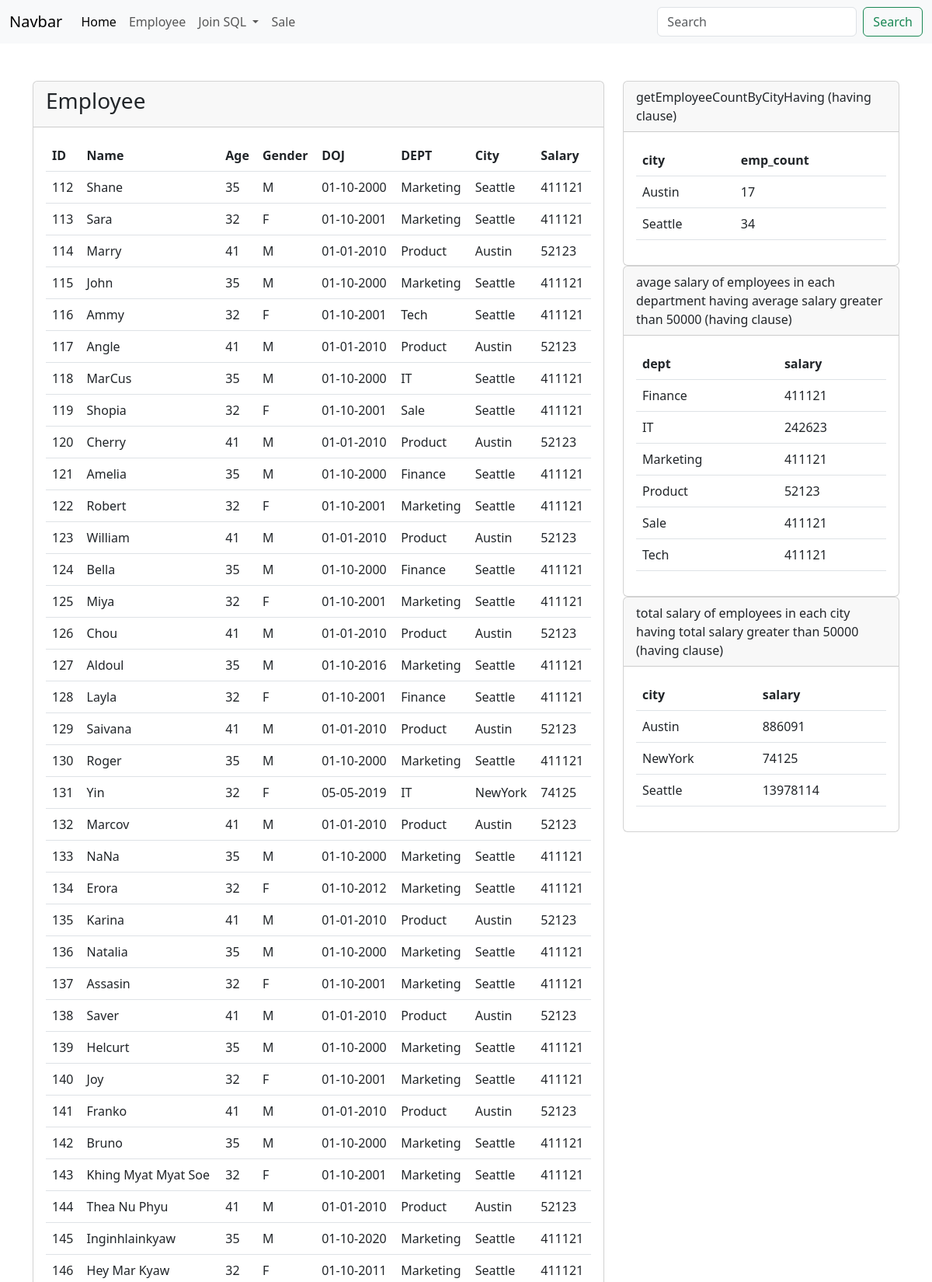
The app's page /employee_index.php (upper part) with its own data.
### tables this page shows
create table employees(emp_id int, emp_name varchar(50), age int, gender char(1), doj date, dept varchar(50), city varchar(50), salary float);

### src/Libs/Databases/DatabaseConnect.php (called while the page is built, shortened)
<?php
class DatabaseConnect
{
	private $dbhost;
	private $dbuser;
	private $dbname;
	private $dbpass;
	public function __construct(
		$dbhost = "localhost",
		$dbuser = "root",
		$dbname = "amk_test",
		$dbpass = "",
	)
 {
		$this->dbhost = $dbhost;
		$this->dbuser = $dbuser;
		$this->dbname = $dbname;
		$this->dbpass = $dbpass;
	}
	public function connect()
	{
		try {
			$this->db = new PDO(
				"mysql:host=$this->dbhost;dbname=$this->dbname",
				$this->dbuser,
				$this->dbpass,
				[
					PDO::ATTR_ERRMODE => PDO::ERRMODE_EXCEPTION,
					PDO::ATTR_DEFAULT_FETCH_MODE => PDO::FETCH_OBJ,
				]
			);
			return $this->db;
		} catch (PDOException $e) {
			return $e->getMessage();
		}
	}
}

### src/Libs/Databases/Employee.php (called while the page is built, shortened)
<?php
class Employee
{
 private $db = null;
 public function __construct($db)
 {
  $this->db = $db->connect();
 }
 public function getEmployees()
 {
 try{
  $sql = "SELECT * FROM employees";
  $stmt = $this->db->prepare($sql);
  $stmt->execute();
  $result = $stmt->fetchAll();
  return $result;
 } catch(PDOException $e){
  echo $e->getMessage();
  return false;
 }
 }
 public function getEmployeeCountByCityHaving()
 {
 try{
  $sql = "SELECT count(emp_id) as employee_count, city FROM employees GROUP BY city HAVING count(emp_id) > 2";
  $stmt = $this->db->prepare($sql);
  $stmt->execute();
  $result = $stmt->fetchAll();
  return $result;
 } catch(PDOException $e){
  echo $e->getMessage();
  return false;
 }
 }
 public function getAverageSalaryHaving()
 {
 try{
  $sql = "SELECT dept, avg(salary) as average_salary FROM employees GROUP BY dept HAVING avg(salary) > 50000";
  $stmt = $this->db->prepare($sql);
  $stmt->execute();
  $result = $stmt->fetchAll();
  return $result;
 } catch(PDOException $e){
  echo $e->getMessage();
  return false;
 }
 }
 public function getTotalSalaryHaving()
 {
 try{
  $sql = "SELECT city, sum(salary) as total_salary FROM employees GROUP BY city HAVING sum(salary) > 50000";
  $stmt = $this->db->prepare($sql);
  $stmt->execute();
  $result = $stmt->fetchAll();
  return $result;
 } catch(PDOException $e){
  echo $e->getMessage();
  return false;
 }
 }
}

### employee_index.php (the view, shortened to what this page needs)
<?php
  $db = new Employee(new DatabaseConnect);
  $employees = $db->getEmployees();
  $employeeCountByCityHaving = $db->getEmployeeCountByCityHaving();
  $averageSalaryHaving = $db->getAverageSalaryHaving();
  $totalSalaryHaving = $db->getTotalSalaryHaving();
?>
<!doctype html>
<html lang="en">
<head>
 <link href="https://cdn.jsdelivr.net/npm/bootstrap@5.3.0-alpha1/dist/css/bootstrap.min.css" rel="stylesheet"
>
</head>
<body>
 <?php include('navbar.php') ?>
 <div class="container mt-5">
  <div class="row">
   <div class="col-lg-8">
    <div class="card">
     <div class="card-header">
      <h3>Employee</h3>
     </div>
     <div class="card-body">
      <table class="table">
       <thead>
        <tr>
         <th>ID</th>
         <th>Name</th>
         <th>Age</th>
         <th>Gender</th>
         <th>DOJ</th>
         <th>DEPT</th>
         <th>City</th>
         <th>Salary</th>
        </tr>
       </thead>
       <tbody>
        <tr>
         <?php foreach($employees as $key => $employee) : ?>
         <td><?=  $employee->emp_id; ?></td>
         <td><?=  $employee->emp_name; ?></td>
         <td><?=  $employee->age; ?></td>
         <td><?= $employee->gender;?></td>
         <td>
          <?= date('d-m-Y', strtotime($employee->doj)); ?>
         </td>
         <td><?= $employee->dept; ?></td>
         <td><?= $employee->city; ?></td>
         <td><?= $employee->salary; ?></td>
        </tr>
        <?php endforeach; ?>
       </tbody>
      </table>
     </div>
    </div>
   </div>
   <div class="col-lg-4">
    <div class="card">
     <div class="card-header">
      getEmployeeCountByCityHaving (having clause)
     </div>
     <div class="card-body">
      <table class="table">
       <thead>
        <tr>
         <th>city</th>
         <th>emp_count</th>
        </tr>
       </thead>
       <tbody>
        <?php foreach($employeeCountByCityHaving as $key => $count) : ?>
        <tr>
         <td><?= $count->city; ?></td>
         <td><?= $count->employee_count; ?></td>
        </tr>
        <?php endforeach; ?>
       </tbody>
      </table>
     </div>
    </div>
    <div class="card">
     <div class="card-header">
      avage salary of employees in each department having average salary greater than 50000 (having clause)
     </div>
     <div class="card-body">
      <table class="table">
       <thead>
        <tr>
         <th>dept</th>
         <th>salary</th>
        </tr>
       </thead>
       <tbody>
        <?php foreach($averageSalaryHaving as $key => $salary) : ?>
        <tr>
         <td><?= $salary->dept; ?></td>
         <td><?= $salary->average_salary; ?></td>
        </tr>
        <?php endforeach; ?>
       </tbody>
      </table>
     </div>
    </div>
    <div class="card">
     <div class="card-header">
      total salary of employees in each city having total salary greater than 50000 (having clause)
     </div>
     <div class="card-body">
      <table class="table">
       <thead>
        <tr>
         <th>city</th>
         <th>salary</th>
        </tr>
       </thead>
       <tbody>
        <?php foreach($totalSalaryHaving as $key => $city_salary) : ?>
        <tr>
         <td><?= $city_salary->city; ?></td>
         <td><?= $city_salary->total_salary; ?></td>
        </tr>
        <?php endforeach; ?>
       </tbody>
      </table>
     </div>
    </div>
   </div>
  </div>
 </div>
</body>
</html>

### navbar.php (shortened to what this page needs)
<nav class="navbar navbar-expand-lg bg-body-tertiary">
 <div class="container-fluid">
  <a class="navbar-brand" href="#">Navbar</a>
  <div class="collapse navbar-collapse" id="navbarSupportedContent">
   <ul class="navbar-nav me-auto mb-2 mb-lg-0">
    <li class="nav-item">
     <a class="nav-link active" aria-current="page" href="index.php">Home</a>
    </li>
    <li class="nav-item">
     <a class="nav-link" href="employee_index.php
     ">Employee</a>
    </li>
    <li class="nav-item dropdown">
     <a class="nav-link dropdown-toggle" href="#" role="button" data-bs-toggle="dropdown" aria-expanded="false">
      Join SQL
     </a>
    </li>
    <li class="nav-item">
     <a class="nav-link" href="sale_index.php">Sale</a>
    </li>
   </ul>
   <form class="d-flex" role="search">
    <input class="form-control me-2" type="search" placeholder="Search" aria-label="Search">
    <button class="btn btn-outline-success" type="submit">Search</button>
   </form>
  </div>
 </div>
</nav>

### records on screen
employees: emp_id "112", emp_name "Shane", age "35", gender "M", doj "01-10-2000", dept "Marketing", city "Seattle", salary "411121"
employees: emp_id "113", emp_name "Sara", age "32", gender "F", doj "01-10-2001", dept "Marketing", city "Seattle", salary "411121"
employees: emp_id "114", emp_name "Marry", age "41", gender "M", doj "01-01-2010", dept "Product", city "Austin", salary "52123"
employees: emp_id "115", emp_name "John", age "35", gender "M", doj "01-10-2000", dept "Marketing", city "Seattle", salary "411121"
employees: emp_id "116", emp_name "Ammy", age "32", gender "F", doj "01-10-2001", dept "Tech", city "Seattle", salary "411121"
employees: emp_id "117", emp_name "Angle", age "41", gender "M", doj "01-01-2010", dept "Product", city "Austin", salary "52123"
employees: emp_id "118", emp_name "MarCus", age "35", gender "M", doj "01-10-2000", dept "IT", city "Seattle", salary "411121"
employees: emp_id "119", emp_name "Shopia", age "32", gender "F", doj "01-10-2001", dept "Sale", city "Seattle", salary "411121"
employees: emp_id "120", emp_name "Cherry", age "41", gender "M", doj "01-01-2010", dept "Product", city "Austin", salary "52123"
employees: emp_id "121", emp_name "Amelia", age "35", gender "M", doj "01-10-2000", dept "Finance", city "Seattle", salary "411121"
employees: emp_id "122", emp_name "Robert", age "32", gender "F", doj "01-10-2001", dept "Marketing", city "Seattle", salary "411121"
employees: emp_id "123", emp_name "William", age "41", gender "M", doj "01-01-2010", dept "Product", city "Austin", salary "52123"
employees: emp_id "124", emp_name "Bella", age "35", gender "M", doj "01-10-2000", dept "Finance", city "Seattle", salary "411121"
employees: emp_id "125", emp_name "Miya", age "32", gender "F", doj "01-10-2001", dept "Marketing", city "Seattle", salary "411121"
employees: emp_id "126", emp_name "Chou", age "41", gender "M", doj "01-01-2010", dept "Product", city "Austin", salary "52123"
employees: emp_id "127", emp_name "Aldoul", age "35", gender "M", doj "01-10-2016", dept "Marketing", city "Seattle", salary "411121"
employees: emp_id "128", emp_name "Layla", age "32", gender "F", doj "01-10-2001", dept "Finance", city "Seattle", salary "411121"
employees: emp_id "129", emp_name "Saivana", age "41", gender "M", doj "01-01-2010", dept "Product", city "Austin", salary "52123"
employees: emp_id "130", emp_name "Roger", age "35", gender "M", doj "01-10-2000", dept "Marketing", city "Seattle", salary "411121"
employees: emp_id "131", emp_name "Yin", age "32", gender "F", doj "05-05-2019", dept "IT", city "NewYork", salary "74125"
employees: emp_id "132", emp_name "Marcov", age "41", gender "M", doj "01-01-2010", dept "Product", city "Austin", salary "52123"
employees: emp_id "133", emp_name "NaNa", age "35", gender "M", doj "01-10-2000", dept "Marketing", city "Seattle", salary "411121"
employees: emp_id "134", emp_name "Erora", age "32", gender "F", doj "01-10-2012", dept "Marketing", city "Seattle", salary "411121"
employees: emp_id "135", emp_name "Karina", age "41", gender "M", doj "01-01-2010", dept "Product", city "Austin", salary "52123"
employees: emp_id "136", emp_name "Natalia", age "35", gender "M", doj "01-10-2000", dept "Marketing", city "Seattle", salary "411121"
employees: emp_id "137", emp_name "Assasin", age "32", gender "F", doj "01-10-2001", dept "Marketing", city "Seattle", salary "411121"
employees: emp_id "138", emp_name "Saver", age "41", gender "M", doj "01-01-2010", dept "Product", city "Austin", salary "52123"
employees: emp_id "139", emp_name "Helcurt", age "35", gender "M", doj "01-10-2000", dept "Marketing", city "Seattle", salary "411121"
employees: emp_id "140", emp_name "Joy", age "32", gender "F", doj "01-10-2001", dept "Marketing", city "Seattle", salary "411121"
employees: emp_id "141", emp_name "Franko", age "41", gender "M", doj "01-01-2010", dept "Product", city "Austin", salary "52123"
employees: emp_id "142", emp_name "Bruno", age "35", gender "M", doj "01-10-2000", dept "Marketing", city "Seattle", salary "411121"
employees: emp_id "143", emp_name "Khing Myat Myat Soe", age "32", gender "F", doj "01-10-2001", dept "Marketing", city "Seattle", salary "411121"
employees: emp_id "144", emp_name "Thea Nu Phyu", age "41", gender "M", doj "01-01-2010", dept "Product", city "Austin", salary "52123"
employees: emp_id "145", emp_name "Inginhlainkyaw", age "35", gender "M", doj "01-10-2020", dept "Marketing", city "Seattle", salary "411121"
employees: emp_id "146", emp_name "Hey Mar Kyaw", age "32", gender "F", doj "01-10-2011", dept "Marketing", city "Seattle", salary "411121"

### other values on screen
$count->city "Austin"
$count->employee_count "17"
$count->city "Seattle"
$count->employee_count "34"
$salary->dept "Finance"
$salary->average_salary "411121"
$salary->dept "IT"
$salary->average_salary "242623"
$salary->dept "Marketing"
$salary->dept "Product"
$salary->average_salary "52123"
$salary->dept "Sale"
$salary->dept "Tech"
$city_salary->city "Austin"
$city_salary->total_salary "886091"
